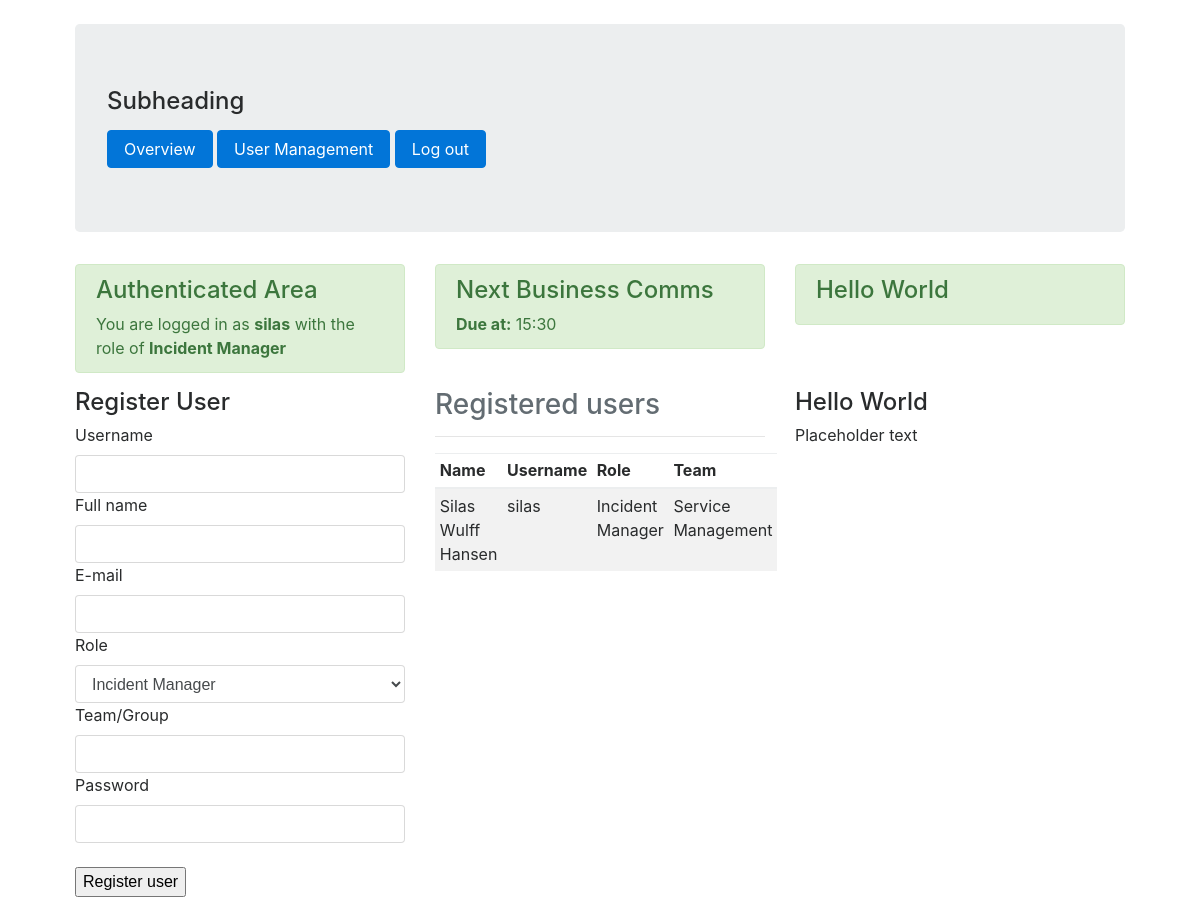
The app's page /usermanagement (signed in), older data.
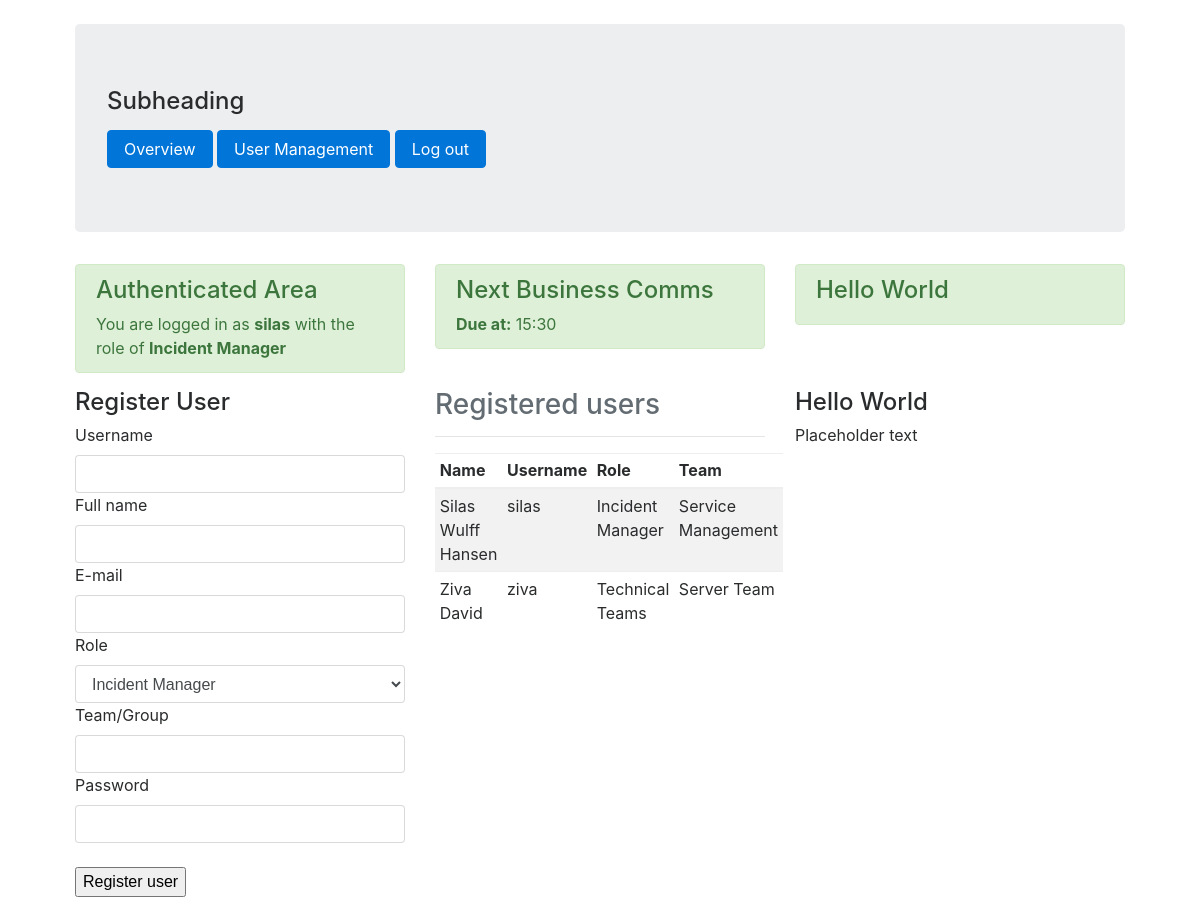
The same page, newer data.
### models.py (models this page shows, shortened)
class User(UserMixin, db.Model):
    id = db.Column(db.Integer, primary_key=True)
    username = db.Column(db.String(32), index=True, unique=True)
    name = db.Column(db.String(32), index=True)
    email = db.Column(db.String(64), index=True, unique=True)
    role = db.Column(db.String(64), index=True)
    team = db.Column(db.String(64), index=True)
    password_hash = db.Column(db.String(64))

### simaritan/routes.py (the view, shortened to what this page needs)
@app.route('/usermanagement', methods=['GET', 'POST'])
@login_required
def userManagement():
    users = User.query.all()
    regf = UserReg()
    return render_template('userManagement.html', users=users, regf=regf)

### simaritan/forms.py
class UserReg(FlaskForm):
    uname = StringField('Username', validators=[DataRequired()])
    full_name = StringField('Full name', validators=[DataRequired()])
    email = StringField('E-mail', validators=[DataRequired()])
    role = SelectField('Role', choices=['Incident Manager', 'Stakeholder', 'Technical Teams'])
    team = StringField('Team/Group', validators=[DataRequired()])
    password = StringField('Password', validators=[DataRequired()])
    submit = SubmitField('Register user')

### models.py (called while the page is built)
@login.user_loader
def load_user(id):
    return User.query.get(int(id))

### simaritan/templates/userManagement.html
{% extends "base.html" %}
{% block body %}
		<div class="row">
			<div class="col-md-12">
				<div class="row">
					{% include "components/authenticated_header.html" %}
				</div>
				<div class="row">
					<div class="col-md-4">
						{% include "forms/registerUserForm.html" %}
					</div>
					<div class="col-md-4">
						<h3 class="text-left text-muted">
							Registered users
						</h3>
						<hr />
							<table class="table table-striped table-hover table-sm">
								<thead>
									<tr>
										<th>
											Name
										</th>
										<th>
											Username
										</th>
										<th>
											Role
										</th>
										<th>
											Team
										</th>
									</tr>
								</thead>
								<tbody>
									{% for user in users %}
									<tr class="table">
										<td>
											{{ user.name }}
										</td>
										<td>
											{{ user.username }}
										</td>
										<td>
											{{ user.role }}
										</td>
										<td>
											{{ user.team }}
										</td>
									</tr>
									{% endfor %}
								</tbody>
							</table>
					</div>
					<div class="col-md-4">
						<h4>Hello World</h4>
							<p>Placeholder text</p>
					</div>
				</div>
			</div>
		</div>
	</div>
{% endblock %}

### simaritan/templates/base.html (shortened to what this page needs)
<!DOCTYPE html>
<html lang="en">
  <head>
	<link rel="stylesheet" href="{{ url_for('static', filename='css/bootstrap.min.css') }}">
    <link rel="stylesheet" href="{{ url_for('static', filename='css/style.css') }}">
  </head>
  <body>
	<div class="container-fluid">
		<div class="row">
			<div class="col-md-12">
                <header>
                    <div class="jumbotron">
                        <h4 class="mb-3">Subheading</h4>
                        {% if current_user.is_authenticated %}
                        <a class="btn btn-primary" href="{{ url_for('overview') }}" role="button">Overview</a>
                        <a class="btn btn-primary" href="{{ url_for('userManagement') }}" role="button">User Management</a>
                        <a class="btn btn-primary" href="{{ url_for('logout') }}" role="button">Log out</a>
                        {% endif %}
                    </div>
                </header>
            </div>
		</div>
  {% block body %}{% endblock %}
  </body>
</html>

### simaritan/templates/components/authenticated_header.html
<div class="col-md-4">
	<div class="alert alert-success alert-dismissable">
		<h4>
			Authenticated Area
		</h4> You are logged in as <strong>{{ current_user.username }}</strong> with the role of <strong>{{ current_user.role }}</strong>
	</div>
</div>
<div class="col-md-4">
	<div class="alert alert-success alert-dismissable">
		<h4>
			Next Business Comms
		</h4> <strong>Due at:</strong> 15:30
	</div>
</div>
<div class="col-md-4">
	<div class="alert alert-success alert-dismissable">
		<h4>Hello World</h4>
	</div>
</div>

### simaritan/templates/forms/registerUserForm.html (shortened to what this page needs)
<h4>
	Register User
</h4>
<form class="form-signin" action="" method="post">
		{{ regf.uname.label() }}
		{{ regf.uname(class="form-control") }}
		{{ regf.full_name.label() }}
		{{ regf.full_name(class="form-control") }}
		{{ regf.email.label() }}
		{{ regf.email(class="form-control") }}
		{{ regf.role.label() }}
		{{ regf.role(class="form-control") }}
		{{ regf.team.label() }}
		{{ regf.team(class="form-control") }}
		{{ regf.password.label() }}
		{{ regf.password(class="form-control") }}
	<br />
		{{ regf.submit }}
</form>

Row changes from the older to the newer data that the page shows:
added User: name "Ziva David", username "ziva", role "Technical Teams", team "Server Team"
